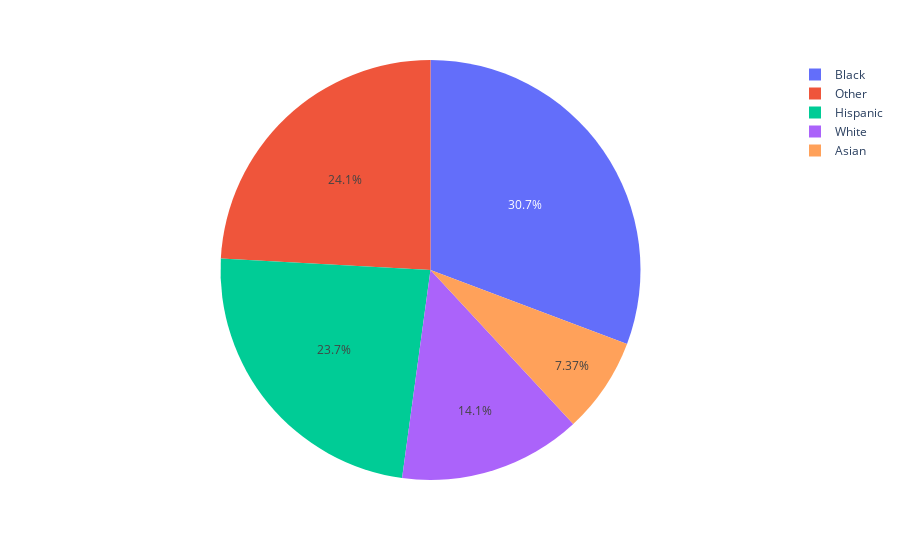

Here is the notebook cell this chart was saved with:
### Code cell
df_one = df.groupby(['Race', 'Willingness to take vaccine']).size().reset_index()
df_one

df_one['Percentage']=df.groupby(['Race', 'Willingness to take vaccine']).size().groupby(level=0).apply(lambda x:100 * x/float(x.sum())).values
df_one

df_one = df_one.drop(0, axis=1)
df_pie = df_one[df_one['Willingness to take vaccine'] == 'no']

px.pie(df_pie, values='Percentage', names='Race', labels='Race')

### Figure 1 — Plotly figure (JSON) as saved in the notebook; plotly's stock layout.template omitted (floating-point values rounded to 4 significant figures)
{"data": [{"domain": {"x": [0, 1], "y": [0, 1]}, "hovertemplate": "Race=%{label}<br>Percentage=%{value}<extra></extra>", "labels": ["Asian", "Black", "Hispanic", "Other", "White"], "legendgroup": "", "name": "", "showlegend": true, "type": "pie", "values": [8.333, 34.74, 26.8, 27.27, 15.89]}], "layout": {"legend": {"tracegroupgap": 0}, "margin": {"t": 60}}}
